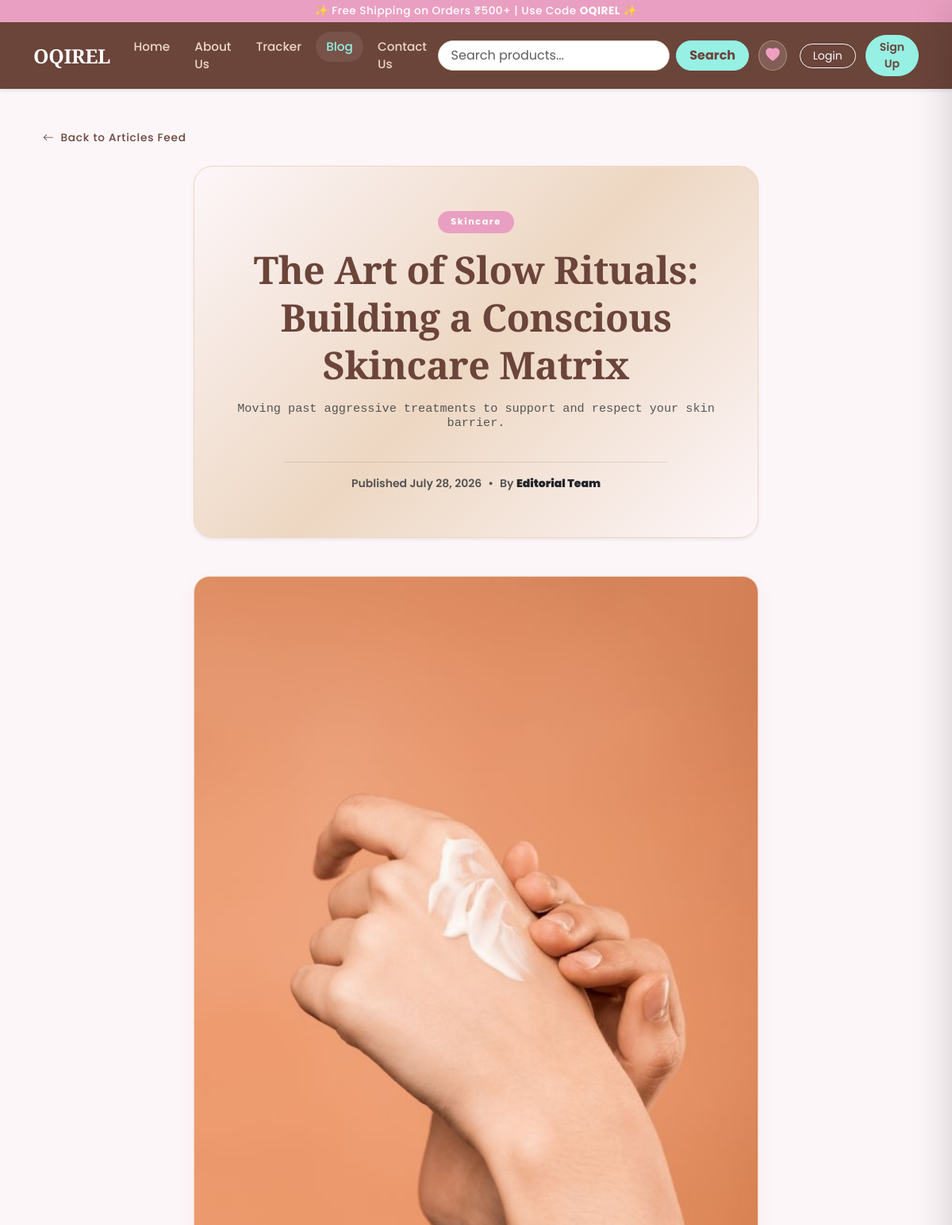
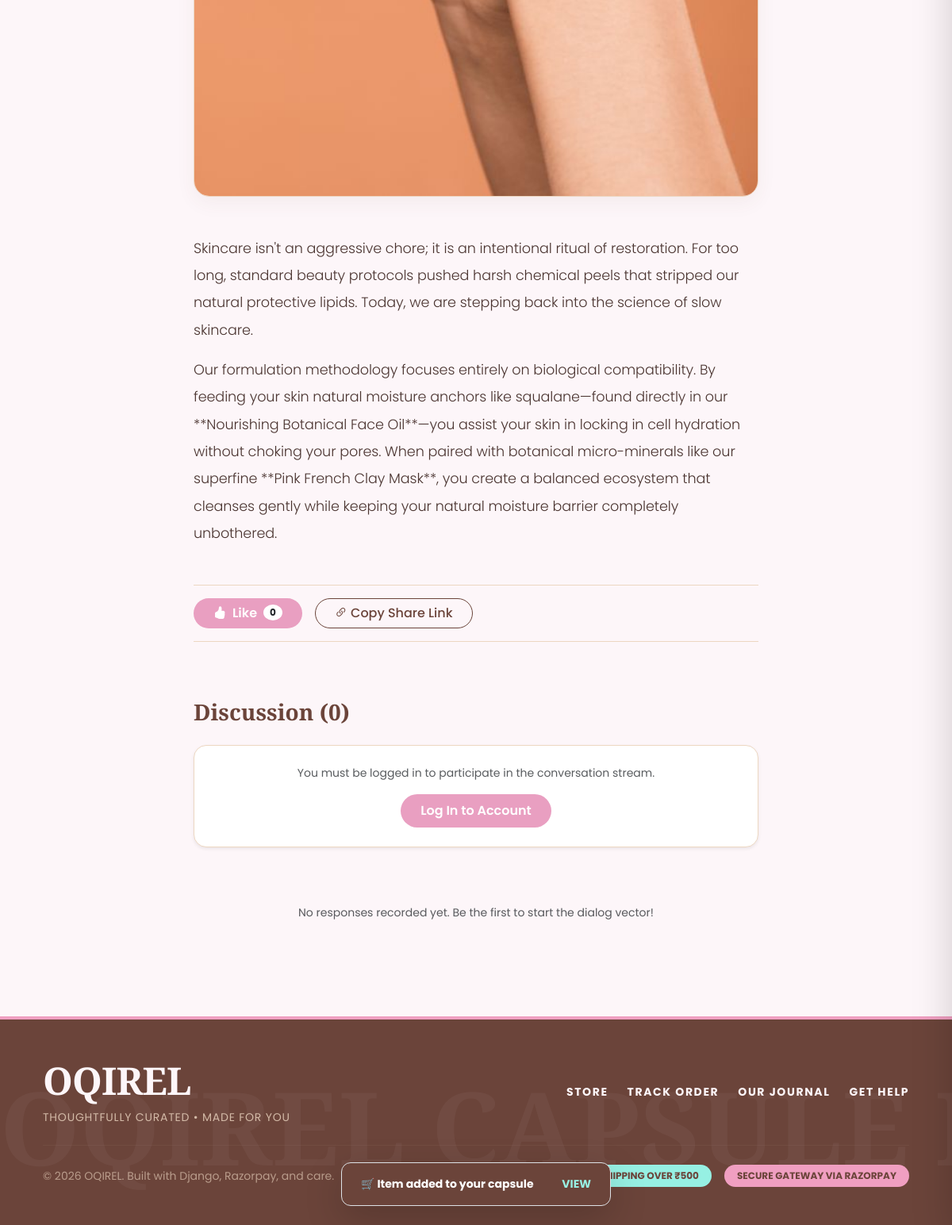
The app's page /blog/blogpost/17/ with its own data (2 pictures, top to bottom).
### blog/models.py (models this page shows, shortened)
class BlogPost(models.Model):
    post_id = models.AutoField(primary_key=True)
    title = models.CharField(max_length=200)
    category = models.CharField(max_length=50, default="General")
    chead = models.CharField(max_length=500, default="")
    author = models.CharField(max_length=100, default="")
    content = models.CharField(max_length=5000, default="")
    pub_date = models.DateField()
    thumbnail = models.ImageField(upload_to="blog/images", default="")
    likes = models.ManyToManyField('auth.User', blank=True, related_name='blog_likes')
    def total_likes(self):
        return self.likes.count()
    @property
    def subheading(self):
        return self.chead

### blog/views.py (the view, shortened to what this page needs)
# urls.py: path('blogpost/<int:post_id>/', views.blogpost, name='blogpost'),
def blogpost(request, post_id=None, id=None):
    target_id = post_id if post_id is not None else id
    if target_id is None:
        return redirect('/blog/')
    post = BlogPost.objects.filter(post_id=target_id).first()
    if not post:
        return redirect('/blog/') # Clean error fallback logic
    comments = post.comments.all().order_by('-timestamp')
    params = {
        'post': post,
        'comments': comments
    }
    return render(request, 'blog/blogpost.html', params)

### blog/templates/blog/blogpost.html (shortened to what this page needs)
{% extends "shop/basic.html" %}
{% block body %}
<div class="container my-5 px-4">
  <div class="mb-4">
    <a href="/blog/" class="back-btn text-decoration-none d-inline-flex align-items-center gap-2">
      <i class="bi bi-arrow-left"></i> Back to Articles Feed
    </a>
  </div>
  <div class="row g-5">
    <div class="col-12 col-lg-8 mx-auto">
      <div class="article-header mb-5 shadow-sm text-center">
        <span class="badge mb-3 px-3 py-2 rounded-pill uppercase fw-bold" style="background-color: var(--color-pink); color: #fff; letter-spacing: 0.1rem; font-size: 0.7rem;">
          {{ post.category }}
        </span>
        <h1 class="display-5 fw-bold mb-3" style="font-family: 'Playfair Display', serif; color: var(--color-brown); letter-spacing: -0.03rem; line-height: 1.25;">
          {{ post.title }}
        </h1>
        <h4 class="text-muted italic mb-4 font-monospace" style="font-size: 0.95rem; font-weight: 400;">{{ post.subheading }}</h4>
        <div class="small fw-semibold text-muted border-top pt-3 mt-3 d-inline-flex gap-2 justify-content-center w-75" style="border-color: rgba(107, 68, 58, 0.15) !important;">
          <span>Published {{ post.pub_date|date:"F d, Y" }}</span>
          <span>•</span>
          <span>By <strong class="text-dark">{{ post.author|default:"Admin" }}</strong></span>
        </div>
      </div>
      {% if post.thumbnail %}
      <div class="article-image-box mb-5">
        <img src="/media/{{ post.thumbnail }}" alt="{{ post.title }}" class="img-fluid w-100" style="object-fit: cover;">
      </div>
      {% endif %}
      <div class="article-body-text mb-5">
        {{ post.content|safe|linebreaks }}
      </div>
      <div class="d-flex align-items-center gap-3 py-3 my-5 border-top border-bottom" style="border-color: #edd7c2 !important;">
        <a href="{% url 'like_post' post.post_id %}" class="btn btn-editorial-pink rounded-pill px-4 d-inline-flex align-items-center gap-2 text-decoration-none">
          <i class="bi bi-hand-thumbs-up-fill"></i> Like <span class="badge bg-white text-dark rounded-circle" style="font-size: 0.75rem; padding: 0.25rem 0.5rem;">{{ post.total_likes }}</span>
        </a>
        <button class="btn btn-outline-editorial rounded-pill px-4" onclick="copyShareLink()">
          <i class="bi bi-link-45deg"></i> Copy Share Link
        </button>
      </div>
      <div class="comment-section-wrapper mt-5 pt-4">
        <h3 class="fw-bold mb-4" style="font-family: 'Playfair Display', serif; color: var(--color-brown);">
          Discussion ({{ comments.count }})
        </h3>
        {% if user.is_authenticated %}
          <form action="/blog/blogpost/{{ post.post_id }}/" method="POST" class="mb-5">
            {% csrf_token %}
            <div class="mb-3">
              <label class="form-label small fw-bold text-uppercase tracking-wider text-muted">Join the dialog as @{{ user.username }}</label>
              <textarea name="comment" rows="3" class="form-control p-3" placeholder="Leave a thoughtful response..." style="border-color: #edd7c2; border-radius: 12px; background-color: #fff; color: #4a3430; resize: none;" required></textarea>
            </div>
            <button type="submit" class="btn btn-editorial-pink rounded-pill px-4 py-2.5 shadow-sm text-uppercase tracking-wider small">
              Post Comment
            </button>
          </form>
        {% else %}
          <div class="p-4 rounded-4 text-center border mb-5 bg-white shadow-sm" style="border-color: #edd7c2 !important;">
            <p class="text-muted small mb-3">You must be logged in to participate in the conversation stream.</p>
            <a href="/shop/login/" class="btn btn-editorial-pink rounded-pill px-4 py-2">Log In to Account</a>
          </div>
        {% endif %}
        <div class="comments-stream-container d-flex flex-column gap-3">
          {% for comment in comments %}
            <div class="comment-card p-4 shadow-sm position-relative">
              <div class="d-flex justify-content-between align-items-center mb-3 pb-2 border-bottom border-light">
                <span class="fw-bold small" style="color: var(--color-brown);">@{{ comment.user.username }}</span>
                <div class="d-flex align-items-center gap-2">
                  <span class="text-muted small font-monospace">{{ comment.timestamp|timesince }} ago</span>
                  {% if comment.user == request.user or request.user.is_staff %}
                  <a href="{% url 'deleteComment' comment.sno %}" class="btn btn-sm btn-outline-danger py-0 px-2 rounded-pill" style="font-size: 0.7rem;" onclick="return confirm('Are you sure you want to delete this comment?');">
                    Delete
                  </a>
                  {% endif %}
                </div>
              </div>
              <p class="text-secondary small mb-0 lh-base" style="white-space: pre-line; font-weight: 300;">{{ comment.comment }}</p>
            </div>
          {% empty %}
            <p class="text-muted italic small text-center py-4">No responses recorded yet. Be the first to start the dialog vector!</p>
          {% endfor %}
        </div>
      </div>
    </div>
  </div>
</div>
{% endblock %}

### shop/templates/shop/basic.html (style rules this page uses)
:root { --color-pink: #e99fc1; --color-bg: #fdf6f9; --color-brown: #6b443a; --color-nude: #edd7c2; --color-mint: #96f0e3; --color-mint-hover: #7be4d5; --color-pink-dark: #d887ab; }
html { scrollbar-width: thin !important; scrollbar-color: var(--color-nude) var(--color-bg) !important; }
body { background-color: var(--color-bg); color: var(--color-brown); font-family: 'Poppins', system-ui, -apple-system, sans-serif; }
h1, h2, h3, .brand-font { font-family: 'Playfair Display', Georgia, serif; }

### blog/templates/blog/blogpost.html (style rules this page uses)
.back-btn { color: var(--color-brown); font-weight: 500; font-size: 0.85rem; letter-spacing: 0.05rem; transition: all 0.25s ease; }
.article-header { background: linear-gradient(135deg, #fdf6f9 0%, #edd7c2 50%, #fdf6f9 100%); border: 1px solid #edd7c2; border-radius: 24px; padding: 3.5rem 2rem; }
.article-image-box { border: 1px solid #edd7c2; border-radius: 20px; overflow: hidden; box-shadow: 0 8px 24px rgba(107, 68, 58, 0.06); }
.article-body-text { font-size: 1.1rem; line-height: 1.95; color: #4a3430; font-weight: 300; letter-spacing: -0.005em; }
.btn-editorial-pink { background-color: var(--color-pink); color: #fff !important; font-weight: 600; transition: all 0.25s ease; }
.btn-outline-editorial { border: 1px solid var(--color-brown); color: var(--color-brown) !important; font-weight: 500; transition: all 0.25s ease; }

### records on screen
BlogPost: category "Skincare", title "The Art of Slow Rituals: Building a Conscious Skincare Matrix", subheading "Moving past aggressive treatments to support and respect your skin barrier.", pub_date "July 28, 2026", author "Editorial Team", thumbnail (picture), content "Skincare isn't an aggressive chore; it is an intentional ritual of restoration. For too long, standard beauty protocols pushed harsh chemical peels that stripped our natural protective lipids. Today, we are stepping back into the science of slow skincare. Our formulation methodology focuses entirely on biological compatibility. By feeding your skin natural moisture anchors like squalane—found directly in our **Nourishing Botanical Face Oil**—you assist your skin in locking in cell hydration without choking your pores. When paired with botanical micro-minerals like our superfine **Pink French Clay Mask**, you create a balanced ecosystem that cleanses gently while keeping your natural…", total_likes "0"

### other values on screen
{{ comments.count }} "0"
